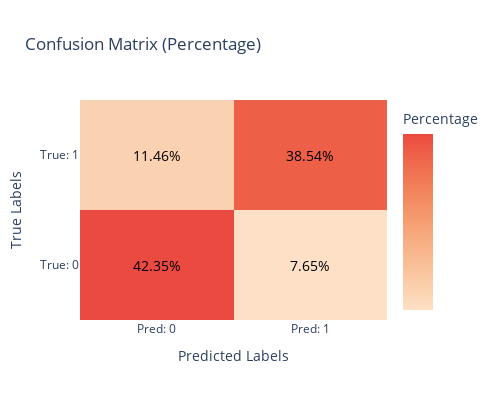

Here is the notebook cell this chart was saved with:
### Markdown cell above
## plot out the confusion matrix and the ROC curve

### Code cell
# Confusion matrix
import plotly.graph_objects as go
import numpy as np

cm = np.array([[tn, fp], [fn, tp]])

total = cm.sum()
cm_percentage = cm / total * 100

# Create a heatmap for the confusion matrix with percentages
fig = go.Figure(
    data=go.Heatmap(
        z=cm_percentage,
        x=["Pred: 0", "Pred: 1"],
        y=["True: 0", "True: 1"],
        colorscale="Peach",  # A more pleasant color palette
        colorbar=dict(title="Percentage", tickvals=[0, 100]),
        showscale=True,
    )
)

# Add titles, labels, and precision, recall, F1 score as annotation
fig.update_layout(
    title="Confusion Matrix (Percentage)",
    xaxis_title="Predicted Labels",
    yaxis_title="True Labels",
    width=500,  # Set the width of the plot
    height=400,  # Set the height of the plot
)

# Add text annotations to show percentage values in each cell
for i in range(cm_percentage.shape[0]):
    for j in range(cm_percentage.shape[1]):
        fig.add_annotation(
            x=j,
            y=i,
            text=f"{cm_percentage[i, j]:.2f}%",
            showarrow=False,
            font=dict(size=14, color="black"),
            align="center",
        )

# Show the plot
fig.show()

### Figure 1 — Plotly figure (JSON) as saved in the notebook; plotly's stock layout.template omitted (floating-point values rounded to 4 significant figures)
{"data": [{"colorbar": {"tickvals": [0, 100], "title": {"text": "Percentage"}}, "colorscale": [[0, "rgb(253, 224, 197)"], [0.1667, "rgb(250, 203, 166)"], [0.3333, "rgb(248, 181, 139)"], [0.5, "rgb(245, 158, 114)"], [0.6667, "rgb(242, 133, 93)"], [0.8333, "rgb(239, 106, 76)"], [1, "rgb(235, 74, 64)"]], "showscale": true, "type": "heatmap", "x": ["Pred: 0", "Pred: 1"], "y": ["True: 0", "True: 1"], "z": [[42.35, 7.653], [11.46, 38.54]]}], "layout": {"annotations": [{"align": "center", "font": {"color": "black", "size": 14}, "showarrow": false, "text": "42.35%", "x": 0, "y": 0}, {"align": "center", "font": {"color": "black", "size": 14}, "showarrow": false, "text": "7.65%", "x": 1, "y": 0}, {"align": "center", "font": {"color": "black", "size": 14}, "showarrow": false, "text": "11.46%", "x": 0, "y": 1}, {"align": "center", "font": {"color": "black", "size": 14}, "showarrow": false, "text": "38.54%", "x": 1, "y": 1}], "height": 400, "title": {"text": "Confusion Matrix (Percentage)"}, "width": 500, "xaxis": {"title": {"text": "Predicted Labels"}}, "yaxis": {"title": {"text": "True Labels"}}}}
